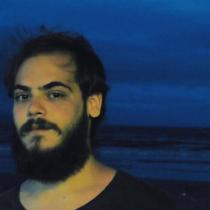
#> input picture assets/igrovac.jpg, 210 x 210 px, given in place of the camera
$ python opencvTim5.py
#> lines starting #> are read from the running program, lines starting #| are printed output that depends on the picture; after the words box and inside, x2 and y2 are one past the last pixel; in counts of white or black regions, pixels touching at a corner belong together
import numpy as np
import cv2

cap = cv2.VideoCapture(0)

while True:
    ret, frame = cap.read()
#> frame is the input picture: shape (210, 210, 3); mean B, G, R 79.4, 56.1, 39.5
    width = int(cap.get(3))
    height = int(cap.get(4)) #daqui pra cima eu copiei do ultimo video

    hsv = cv2.cvtColor(frame, cv2.COLOR_BGR2HSV)  # aqui a gnt converte de bgr pra hsv
#> hsv: shape (210, 210, 3); mean H, S, V 92.7, 155.3, 90.9
    lower_blue = np.array([90, 50, 50]) # só selecionando um tipo mais claro de azul
    upper_blue = np.array([130, 255, 255]) # mesma coisa mas com azul escuro

    mask = cv2.inRange(hsv, lower_blue, upper_blue) # criando uma mascara tipo photoshop mas no python
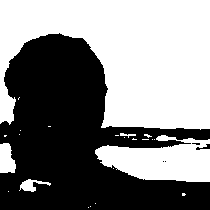
#> mask: shape (210, 210); 52.2% white; 5 black regions (3 under 20 px), largest, box (x1, y1, x2, y2) and area: (0, 33, 210, 210) 21015, (196, 144, 210, 150) 37

    result = cv2.bitwise_and(frame, frame, mask=mask) #aqui sendo sincero a explicação n ficou mto clara mas isso mostra o resultado
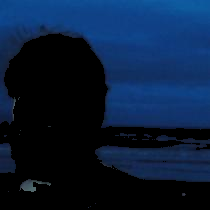
#> result: shape (210, 210, 3); mean B, G, R 57, 28.7, 9

    cv2.imshow('frame', result) # mostra a mascara com a cor certa (selecionada) q
    cv2.imshow('mask', mask) # mostra o resultado em branco

    if cv2.waitKey(1) == ord('q'):   # essas ultimas como sempre copiadas dos outros tutoras
#> (key q is pressed here)
        break

cap.release()
cv2.destroyAllWindows()

$ run again, on assets/soccer_practice.jpg
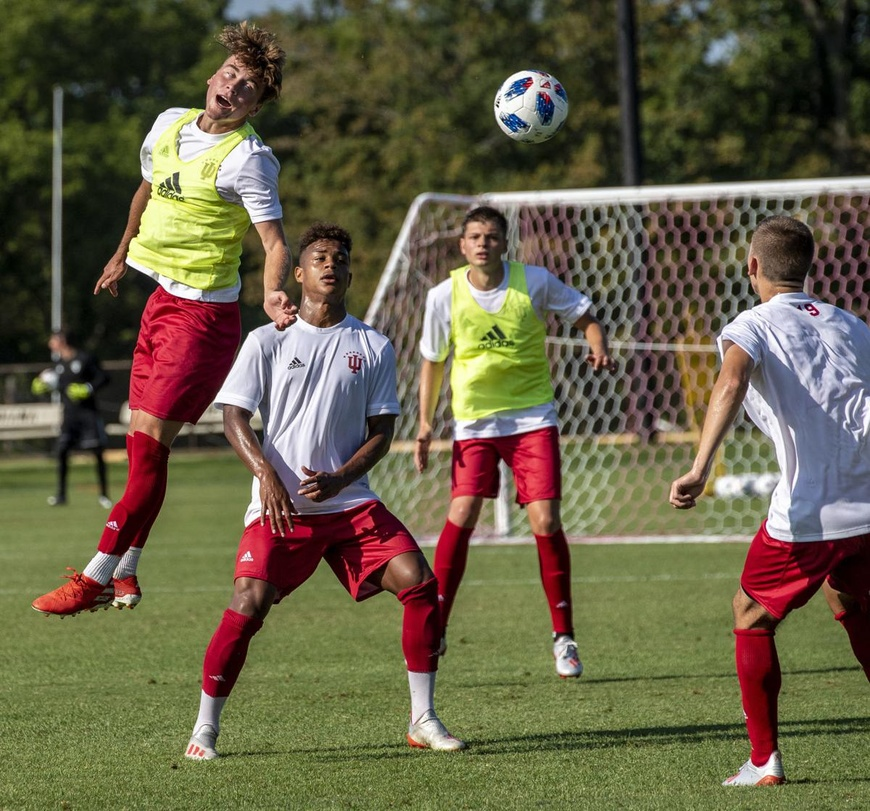
#> input picture assets/soccer_practice.jpg, 870 x 811 px, shrunk from 1200 x 1119 before the run, given in place of the camera
#> frame is the input picture: shape (811, 870, 3); mean B, G, R 70.9, 96, 102.6
#> hsv: shape (811, 870, 3); mean H, S, V 53.8, 108.8, 109.8
#> `mask = cv2.inRange(hsv, lower_blue, upper_blue)`:
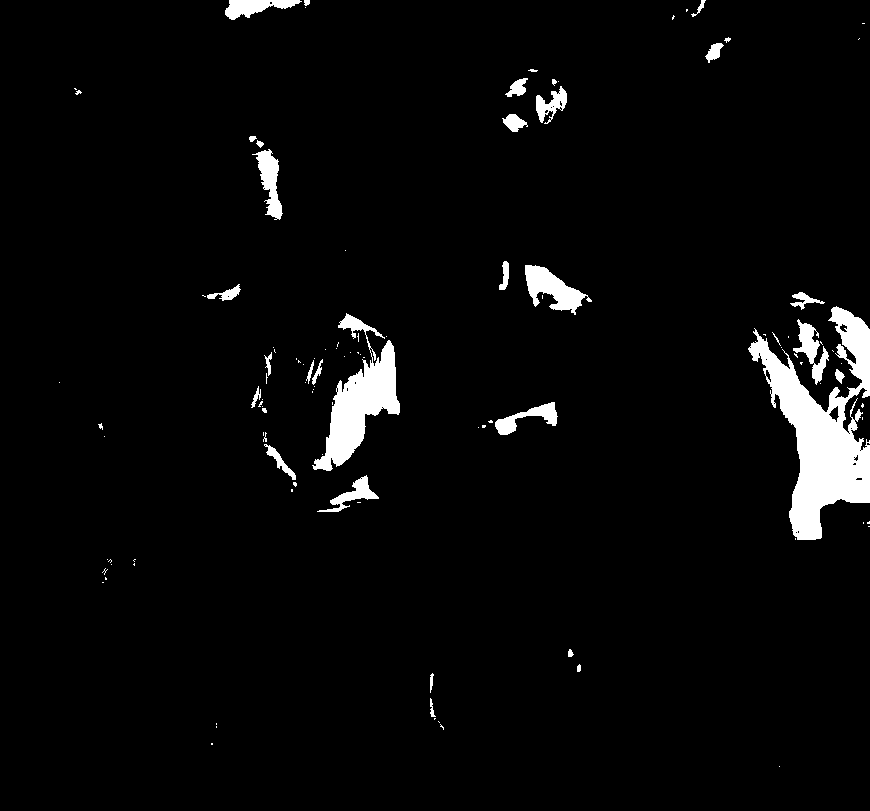
#> mask: shape (811, 870); 3.7% white; 112 white regions (78 under 20 px), largest, box (x1, y1, x2, y2) and area: (748, 306, 870, 540) 11723, (312, 313, 400, 471) 5165, (525, 265, 592, 315) 1525
#> `result = cv2.bitwise_and(frame, frame, mask=mask)`:
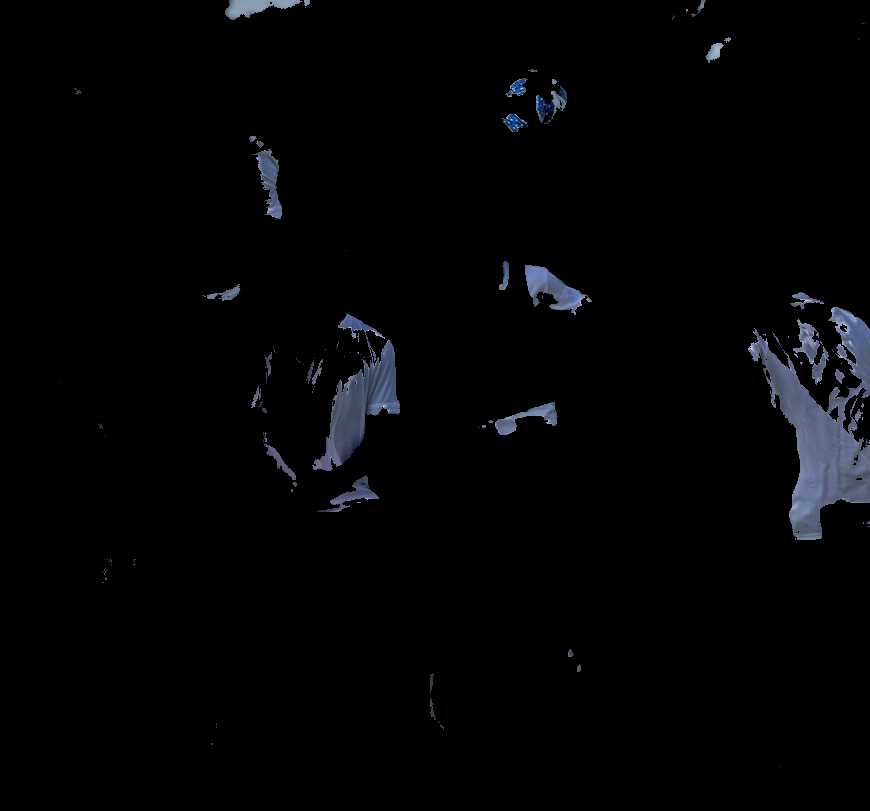
#> result: shape (811, 870, 3); mean B, G, R 4.8, 3.8, 3.4
